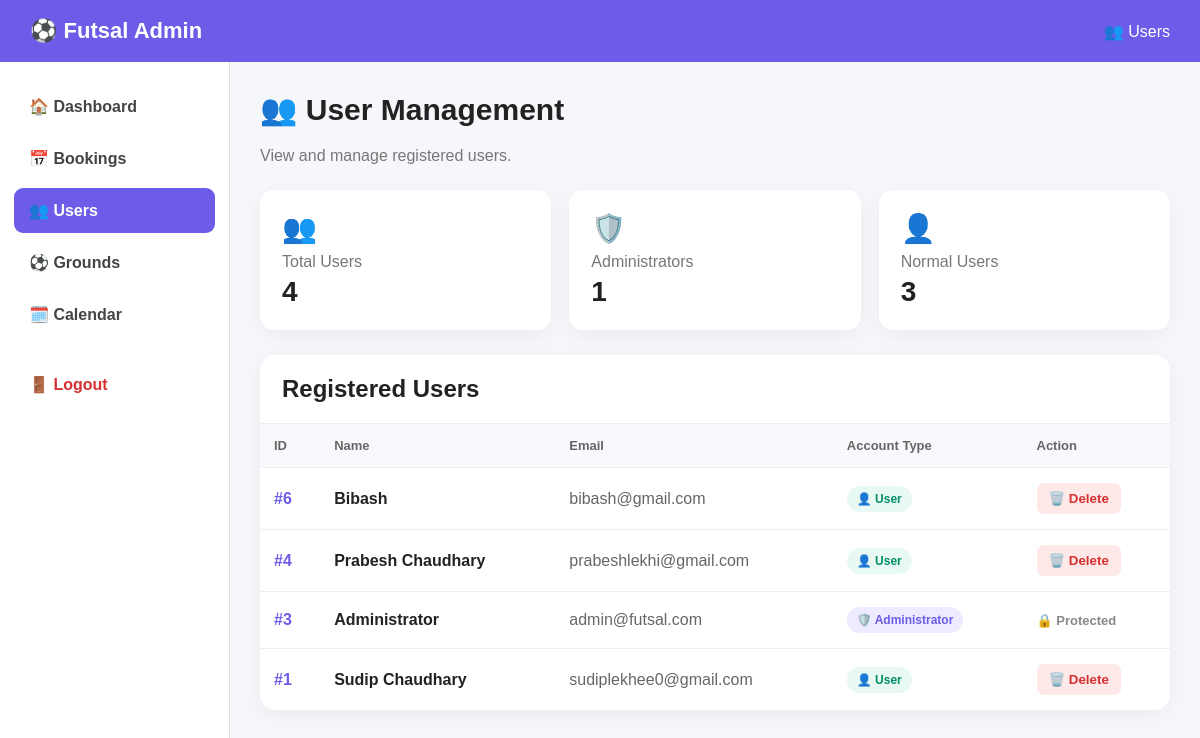
The app's page /admin/users (signed in) with its own data.
### tables this page shows
CREATE TABLE users (
            id INTEGER PRIMARY KEY AUTOINCREMENT,
            name TEXT NOT NULL,
            email TEXT UNIQUE NOT NULL,
            password TEXT NOT NULL
        , is_admin INTEGER
            DEFAULT 0);

### app.py (the view)
@app.route("/admin/users")
@admin_required
def admin_users():
    conn = get_db()
    users = conn.execute(
        """
        SELECT *
        FROM users
        ORDER BY id DESC
        """
    ).fetchall()
    conn.close()
    return render_template(
        "admin/users.html",
        users=users
    )

### app.py (called while the page is built, shortened)
def get_db():
    conn = sqlite3.connect(
        DATABASE
    )
    conn.row_factory = sqlite3.Row
    conn.execute(
        "PRAGMA foreign_keys = ON"
    )
    return conn

def admin_required(view_function):
    @wraps(view_function)
    def wrapper(*args, **kwargs):
        return view_function(
            *args,
            **kwargs
        )
    return wrapper

### templates/admin/users.html (shortened to what this page needs)
<!DOCTYPE html>
<html lang="en">
<head>
</head>
<body>
<div class="topbar">
    <div class="brand">
        ⚽ Futsal Admin
    </div>
    <div>
        👥 Users
    </div>
</div>
<div class="layout">
    <aside class="sidebar">
        <a href="{{ url_for('admin_dashboard') }}">
            🏠 Dashboard
        </a>
        <a href="{{ url_for('admin_bookings') }}">
            📅 Bookings
        </a>
        <a href="{{ url_for('admin_users') }}" class="active">
            👥 Users
        </a>
        <a href="{{ url_for('admin_grounds') }}">
            ⚽ Grounds
        </a>
        <a href="{{ url_for('admin_calendar') }}">
            🗓️ Calendar
        </a>
        <a href="{{ url_for('admin_logout') }}" class="logout">
            🚪 Logout
        </a>
    </aside>
    <main class="content">
        <h1>👥 User Management</h1>
        <div class="subtitle">
            View and manage registered users.
        </div>
        <div class="stats">
            <div class="stat-card">
                <div class="stat-icon">👥</div>
                <div class="stat-title">
                    Total Users
                </div>
                <div class="stat-number">
                    {{ users|length }}
                </div>
            </div>
            <div class="stat-card">
                <div class="stat-icon">🛡️</div>
                <div class="stat-title">
                    Administrators
                </div>
                <div class="stat-number">
                    {% set admin_count = namespace(value=0) %}
                    {% for user in users %}
                        {% if user['is_admin'] == 1 %}
                            {% set admin_count.value = admin_count.value + 1 %}
                        {% endif %}
                    {% endfor %}
                    {{ admin_count.value }}
                </div>
            </div>
            <div class="stat-card">
                <div class="stat-icon">👤</div>
                <div class="stat-title">
                    Normal Users
                </div>
                <div class="stat-number">
                    {{ users|length - admin_count.value }}
                </div>
            </div>
        </div>
        <div class="table-card">
            <div class="table-header">
                <h2>
                    Registered Users
                </h2>
            </div>
            {% if users %}
                <div class="table-wrapper">
                    <table>
                        <thead>
                            <tr>
                                <th>ID</th>
                                <th>Name</th>
                                <th>Email</th>
                                <th>Account Type</th>
                                <th>Action</th>
                            </tr>
                        </thead>
                        <tbody>
                        {% for user in users %}
                            <tr>
                                <td>
                                    <span class="user-id">
                                        #{{ user['id'] }}
                                    </span>
                                </td>
                                <td>
                                    <div class="user-name">
                                        {{ user['name'] }}
                                    </div>
                                </td>
                                <td>
                                    <div class="email">
                                        {{ user['email'] }}
                                    </div>
                                </td>
                                <td>
                                    {% if user['is_admin'] == 1 %}
                                        <span class="badge admin-badge">
                                            🛡️ Administrator
                                        </span>
                                    {% else %}
                                        <span class="badge user-badge">
                                            👤 User
                                        </span>
                                    {% endif %}
                                </td>
                                <td>
                                    {% if user['is_admin'] == 1 %}
                                        <span class="protected">
                                            🔒 Protected
                                        </span>
                                    {% else %}
                                        <form
                                            method="POST"
                                            action="{{ url_for('admin_delete_user', user_id=user['id']) }}"
                                            onsubmit="return confirm('Are you sure you want to delete this user? This action cannot be undone.');"
                                        >
                                            <button
                                                type="submit"
                                                class="delete-btn"
                                            >
                                                🗑️ Delete
                                            </button>
                                        </form>
                                    {% endif %}
                                </td>
                            </tr>
                        {% endfor %}
                        </tbody>
                    </table>
                </div>
            {% endif %}
        </div>
    </main>
</div>
</body>
</html>

### templates/admin/users.html (style rules this page uses)
* { box-sizing: border-box; }
body { margin: 0; font-family: Arial, sans-serif; background: #f5f7fb; color: #222; }
.topbar { background: #6c5ce7; color: white; padding: 18px 30px; display: flex; justify-content: space-between; align-items: center; }
.brand { font-size: 22px; font-weight: bold; }
.layout { display: flex; min-height: calc(100vh - 65px); }
.sidebar { width: 230px; background: white; padding: 22px 14px; border-right: 1px solid #ddd; }
.sidebar a { display: block; padding: 13px 15px; margin-bottom: 7px; text-decoration: none; color: #444; border-radius: 9px; font-weight: bold; }
.sidebar a.active { background: #6c5ce7; color: white; }
.logout { color: #d63031 !important; margin-top: 25px; }
.content { flex: 1; padding: 30px; min-width: 0; }
h1 { margin-top: 0; font-size: 30px; }
.subtitle { color: #777; margin-bottom: 25px; }
.stats { display: grid; grid-template-columns: repeat(3, 1fr); gap: 18px; margin-bottom: 25px; }
.stat-card { background: white; padding: 22px; border-radius: 14px; box-shadow: 0 5px 20px rgba(0,0,0,.05); }
.stat-icon { font-size: 28px; }
.stat-title { color: #777; margin-top: 8px; }
.stat-number { font-size: 28px; font-weight: bold; margin-top: 5px; }
.table-card { background: white; border-radius: 15px; box-shadow: 0 5px 20px rgba(0,0,0,.05); overflow: hidden; }
.table-header { padding: 20px 22px; border-bottom: 1px solid #eee; }
.table-header h2 { margin: 0; }
.table-wrapper { width: 100%; overflow-x: auto; }
table { width: 100%; border-collapse: collapse; min-width: 700px; }
th { background: #f8f9fc; padding: 14px; text-align: left; font-size: 13px; color: #666; }
td { padding: 15px 14px; border-top: 1px solid #eee; vertical-align: middle; }
.user-id { font-weight: bold; color: #6c5ce7; }
.user-name { font-weight: bold; }
.email { color: #666; }
.badge { display: inline-block; padding: 6px 10px; border-radius: 20px; font-size: 12px; font-weight: bold; }
.admin-badge { background: #eeeaff; color: #6c5ce7; }
.user-badge { background: #e8f8f3; color: #008f68; }
.delete-btn { display: inline-block; border: none; background: #ffe8e8; color: #d63031; padding: 8px 12px; border-radius: 7px; cursor: pointer; font-weight: bold; }
.protected { color: #888; font-size: 13px; font-weight: bold; }

### records on screen
users: id "6", name "Bibash", email "bibash@gmail.com", is_admin "👤 User"
users: id "4", name "Prabesh Chaudhary", email "prabeshlekhi@gmail.com", is_admin "👤 User"
users: id "3", name "Administrator", email "admin@futsal.com", is_admin "🛡️ Administrator"
users: id "1", name "Sudip Chaudhary", email "sudiplekhee0@gmail.com", is_admin "👤 User"

### other values on screen
{{ users|length }} "4"
{{ admin_count.value }} "1"
{{ users|length - admin_count.value }} "3"
